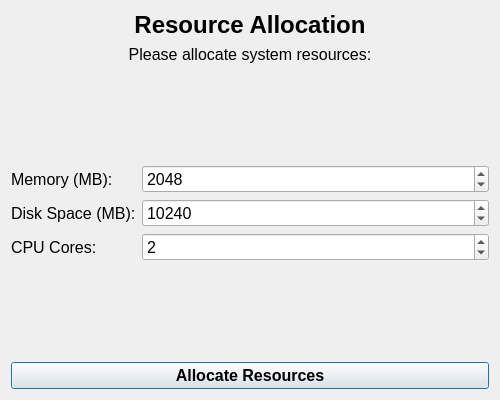
<?xml version="1.0" encoding="UTF-8"?>
<ui version="4.0">
 <class>ResourceAllocation</class>
 <widget class="QDialog" name="ResourceAllocation">
  <property name="geometry">
   <rect>
    <x>0</x>
    <y>0</y>
    <width>500</width>
    <height>400</height>
   </rect>
  </property>
  <property name="windowTitle">
   <string>Mini OS - Resource Allocation</string>
  </property>
  <layout class="QVBoxLayout" name="verticalLayout">
   <item>
    <widget class="QLabel" name="titleLabel">
     <property 
     name="font">
      <font>
     
       <family>Arial</family>
       <pointsize>18</pointsize>
       <weight>75</weight>
       <bold>true</bold>
      </font>
     </property>
     <property name="text">
      <string>Resource Allocation</string>
     </property>
     <property name="alignment">
      <set>Qt::AlignCenter</set>
     </property>
    </widget>
   </item>
   <item>
    <widget class="QLabel" name="subtitleLabel">
     <property name="font">
      <font>
       <family>Arial</family>
       <pointsize>12</pointsize>
      </font>
     </property>
     <property name="text">
      <string>Please allocate system resources:</string>
     </property>
     <property name="alignment">
      <set>Qt::AlignCenter</set>
     </property>
    </widget>
   </item>
   <item>
    <spacer name="verticalSpacer">
     <property name="orientation">
      <enum>Qt::Vertical</enum>
     </property>
     <property name="sizeHint" stdset="0">
      <size>
       <width>20</width>
       <height>20</height>
      </size>
     </property>
    </spacer>
   </item>
   <item>
    <layout class="QFormLayout" name="formLayout">
     <item row="0" column="0">
      <widget class="QLabel" name="memoryLabel">
       <property name="font">
        <font>
         <pointsize>12</pointsize>
        </font>
       </property>
       <property name="text">
        <string>Memory (MB):</string>
       </property>
      </widget>
     </item>
     <item row="0" column="1">
      <widget class="QSpinBox" name="memorySpinBox">
       <property name="font">
        <font>
         <pointsize>12</pointsize>
        </font>
       </property>
       <property name="minimum">
        <number>512</number>
       </property>
       <property name="maximum">
        <number>16384</number>
       </property>
       <property name="singleStep">
        <number>512</number>
       </property>
       <property name="value">
        <number>2048</number>
       </property>
      </widget>
     </item>
     <item row="1" column="0">
      <widget class="QLabel" name="diskSpaceLabel">
       <property name="font">
        <font>
         <pointsize>12</pointsize>
        </font>
       </property>
       <property name="text">
        <string>Disk Space (MB):</string>
       </property>
      </widget>
     </item>
     <item row="1" column="1">
      <widget class="QSpinBox" name="diskSpaceSpinBox">
       <property name="font">
        <font>
         <pointsize>12</pointsize>
        </font>
       </property>
       <property name="minimum">
        <number>1024</number>
       </property>
       <property name="maximum">
        <number>102400</number>
       </property>
       <property name="singleStep">
        <number>1024</number>
       </property>
       <property name="value">
        <number>10240</number>
       </property>
      </widget>
     </item>
     <item row="2" column="0">
      <widget class="QLabel" name="cpuCoresLabel">
       <property name="font">
        <font>
         <pointsize>12</pointsize>
        </font>
       </property>
       <property name="text">
        <string>CPU Cores:</string>
       </property>
      </widget>
     </item>
     <item row="2" column="1">
      <widget class="QSpinBox" name="cpuCoresSpinBox">
       <property name="font">
        <font>
         <pointsize>12</pointsize>
        </font>
       </property>
       <property name="minimum">
        <number>1</number>
       </property>
       <property name="maximum">
        <number>16</number>
       </property>
       <property name="value">
        <number>2</number>
       </property>
      </widget>
     </item>
    </layout>
   </item>
   <item>
    <spacer name="verticalSpacer_2">
     <property name="orientation">
      <enum>Qt::Vertical</enum>
     </property>
     <property name="sizeHint" stdset="0">
      <size>
       <width>20</width>
       <height>20</height>
      </size>
     </property>
    </spacer>
   </item>
   <item>
    <widget class="QPushButton" name="allocateButton">
     <property name="font">
      <font>
       <family>Arial</family>
       <pointsize>12</pointsize>
       <weight>75</weight>
       <bold>true</bold>
      </font>
     </property>
     <property name="text">
      <string>Allocate Resources</string>
     </property>
     <property name="icon">
      <iconset resource="resources.qrc">
       <normaloff>:/icons/resources.png</normaloff>:/icons/resources.png</iconset>
     </property>
     <property name="iconSize">
      <size>
       <width>32</width>
       <height>32</height>
      </size>
     </property>
    </widget>
   </item>
  </layout>
 </widget>
 <resources>
  <include location="resources.qrc"/>
 </resources>
 <connections/>
</ui>
